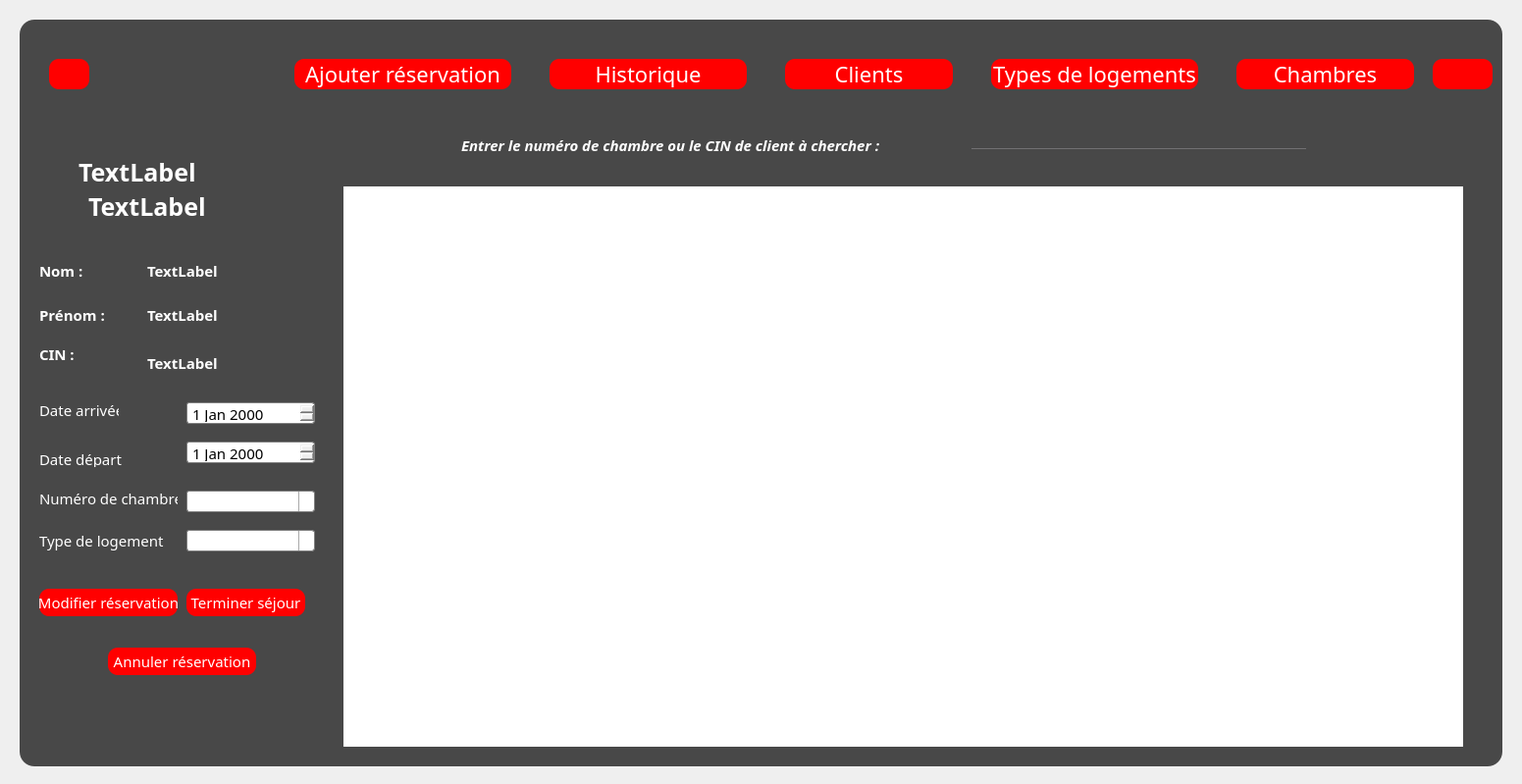
<?xml version="1.0" encoding="UTF-8"?>
<ui version="4.0">
 <class>ReservationsEnCours</class>
 <widget class="QDialog" name="ReservationsEnCours">
  <property name="enabled">
   <bool>true</bool>
  </property>
  <property name="geometry">
   <rect>
    <x>0</x>
    <y>0</y>
    <width>1551</width>
    <height>799</height>
   </rect>
  </property>
  <property name="windowTitle">
   <string> Hotel</string>
  </property>
  <property name="windowIcon">
   <iconset resource="image.qrc">
    <normaloff>:/projetimages/projetimages/e.png</normaloff>:/projetimages/projetimages/e.png</iconset>
  </property>
  <property name="styleSheet">
   <string notr="true">QTableView {
    selection-background-color:red;
border-radius:15px;
}
QDateEdit {
    border: 1px solid gray;
    border-radius: 3px;
    padding: 1px 18px 1px 3px;
    min-width: 6em;
}
QComboBox {
    border: 1px solid gray;
    border-radius: 3px;
    padding: 1px 18px 1px 3px;
    min-width: 6em;
}
QComboBox:editable {
    background: white;
}

QComboBox:!editable, QComboBox::drop-down:editable {
     background: qlineargradient(x1: 0, y1: 0, x2: 0, y2: 1,
                                 stop: 0 #E1E1E1, stop: 0.4 #DDDDDD,
                                 stop: 0.5 #D8D8D8, stop: 1.0 #D3D3D3);
}

QComboBox:!editable:on, QComboBox::drop-down:editable:on {
    background: qlineargradient(x1: 0, y1: 0, x2: 0, y2: 1,
                                stop: 0 #D3D3D3, stop: 0.4 #D8D8D8,
                                stop: 0.5 #DDDDDD, stop: 1.0 #E1E1E1);
}

QComboBox:on { /* shift the text when the popup opens */
    padding-top: 3px;
    padding-left: 4px;
}

QComboBox::drop-down {
    subcontrol-origin: padding;
    subcontrol-position: top right;
    width: 15px;

    border-left-width: 1px;
    border-left-color: darkgray;
    border-left-style: solid; /* just a single line */
    border-top-right-radius: 3px; /* same radius as the QComboBox */
    border-bottom-right-radius: 3px;
}

QComboBox::down-arrow {
    image: url(/usr/share/icons/crystalsvg/16x16/actions/1downarrow.png);
}

QComboBox::down-arrow:on { /* shift the arrow when popup is open */
    top: 1px;
    left: 1px;
}
QDialog#ReservationsEnCours
{
		background-image: url(:/projetimages/projetimages/a.jpg);

}
*{
font-family:centry gothlic ;
font-size:15px;
}
#widget
{

	background:rgba(0,0,0,0.7);
border-radius:15px;
}
 QPushButton#pushButton
 {
     background-color: red;

     border-radius:50px;
	  width:100px;

 }

QPushButton
 {
     background-color: red;

     border-radius: 10px;
font-size:22px;


 }

QPushButton#modifierreservation_btn
 {
     background-color: red;

     border-radius: 10px;
font-size:15px;


 }
QPushButton#annulerreservation_btn
 {
     background-color: red;

     border-radius: 10px;
font-size:15px;


 }

QPushButton#terminersejour_btn
 {
     background-color: red;

     border-radius: 10px;
font-size:15px;


 }
QToolButton#toolButton
{
backgroun:red;
border-radius:60px;
}
#label
{
color:white;
background:transparent;

}
#label_2
{
color:white;
background:transparent;

}
#cinresencours{
color:white;
background:transparent;
font:bold;


}
#label_3
{
color:white;
background:transparent;

}
#label_4
{
color:white;
background:transparent;

}
#label_5
{
color:white;
background:transparent;

}
#label_6
{
font-size:25px;

color:white;
background:transparent;

}
#label_7
{
font-size:25px;

color:white;
background:transparent;

}
#Nom
{
color:white;
background:transparent;

}

#nomresencours{
color:white;
background:transparent;
font:bold;


}
#prenomresencours{
color:white;
background:transparent;
font:bold;



}

#label_8
{
color:white;
background:transparent;
font:bold;


}#label_9
{
color:white;
background:transparent;
font:bold;


}#label_10
{
color:white;
background:transparent;
font:bold;


}



QPushButton
{
color:white;

border-raduis:15px;
}



QPushButton#annulerreservation_btn:hover{
color: white;
border-radius:15px;
background:rgb(255, 85, 127);
}


QPushButton#modifierreservation_btn:hover{
color: white;
border-radius:15px;
background:rgb(255, 85, 127);
}


QPushButton#terminersejour_btn:hover{
color: white;
border-radius:15px;
background:rgb(255, 85, 127);
}


QPushButton:hover
{
color: white;
border-radius:15px;
background:rgb(255, 85, 127);
}
QLineEdit#cher_ch_cin1_txt
{
background:transparent;
border:none;
color:#717072;
border-bottom:1px solid #717072;
}</string>
  </property>
  <widget class="QWidget" name="widget" native="true">
   <property name="geometry">
    <rect>
     <x>20</x>
     <y>20</y>
     <width>1511</width>
     <height>761</height>
    </rect>
   </property>
   <widget class="QLineEdit" name="cher_ch_cin1_txt">
    <property name="geometry">
     <rect>
      <x>970</x>
      <y>110</y>
      <width>341</width>
      <height>22</height>
     </rect>
    </property>
   </widget>
   <widget class="QComboBox" name="typelogement_cb">
    <property name="geometry">
     <rect>
      <x>170</x>
      <y>520</y>
      <width>131</width>
      <height>22</height>
     </rect>
    </property>
   </widget>
   <widget class="QPushButton" name="Compteutili_btn">
    <property name="geometry">
     <rect>
      <x>30</x>
      <y>40</y>
      <width>41</width>
      <height>31</height>
     </rect>
    </property>
    <property name="focusPolicy">
     <enum>Qt::NoFocus</enum>
    </property>
    <property name="text">
     <string/>
    </property>
    <property name="icon">
     <iconset resource="image.qrc">
      <normaloff>:/projetimages/projetimages/aaa.png</normaloff>:/projetimages/projetimages/aaa.png</iconset>
    </property>
   </widget>
   <widget class="QTableView" name="tableView">
    <property name="geometry">
     <rect>
      <x>330</x>
      <y>170</y>
      <width>1141</width>
      <height>571</height>
     </rect>
    </property>
   </widget>
   <widget class="QPushButton" name="modifierreservation_btn">
    <property name="geometry">
     <rect>
      <x>20</x>
      <y>580</y>
      <width>141</width>
      <height>28</height>
     </rect>
    </property>
    <property name="focusPolicy">
     <enum>Qt::NoFocus</enum>
    </property>
    <property name="text">
     <string>Modifier réservation</string>
    </property>
   </widget>
   <widget class="QPushButton" name="annulerreservation_btn">
    <property name="geometry">
     <rect>
      <x>90</x>
      <y>640</y>
      <width>151</width>
      <height>28</height>
     </rect>
    </property>
    <property name="focusPolicy">
     <enum>Qt::NoFocus</enum>
    </property>
    <property name="text">
     <string>Annuler réservation</string>
    </property>
   </widget>
   <widget class="QComboBox" name="numchambre_cb">
    <property name="geometry">
     <rect>
      <x>170</x>
      <y>480</y>
      <width>131</width>
      <height>22</height>
     </rect>
    </property>
   </widget>
   <widget class="QPushButton" name="historique_btn">
    <property name="geometry">
     <rect>
      <x>540</x>
      <y>40</y>
      <width>201</width>
      <height>31</height>
     </rect>
    </property>
    <property name="focusPolicy">
     <enum>Qt::NoFocus</enum>
    </property>
    <property name="text">
     <string>Historique</string>
    </property>
   </widget>
   <widget class="QLabel" name="label_5">
    <property name="geometry">
     <rect>
      <x>450</x>
      <y>120</y>
      <width>491</width>
      <height>16</height>
     </rect>
    </property>
    <property name="font">
     <font>
      <family>centry gothlic</family>
      <pointsize>-1</pointsize>
      <weight>75</weight>
      <italic>true</italic>
      <bold>true</bold>
     </font>
    </property>
    <property name="text">
     <string>Entrer le numéro de chambre ou le CIN de client à chercher :</string>
    </property>
   </widget>
   <widget class="QPushButton" name="terminersejour_btn">
    <property name="geometry">
     <rect>
      <x>170</x>
      <y>580</y>
      <width>121</width>
      <height>28</height>
     </rect>
    </property>
    <property name="focusPolicy">
     <enum>Qt::NoFocus</enum>
    </property>
    <property name="text">
     <string>Terminer séjour</string>
    </property>
   </widget>
   <widget class="QDateEdit" name="datearrivee_edit">
    <property name="geometry">
     <rect>
      <x>170</x>
      <y>390</y>
      <width>131</width>
      <height>22</height>
     </rect>
    </property>
   </widget>
   <widget class="QDateEdit" name="datedepart_edit">
    <property name="geometry">
     <rect>
      <x>170</x>
      <y>430</y>
      <width>131</width>
      <height>22</height>
     </rect>
    </property>
   </widget>
   <widget class="QPushButton" name="client_btn">
    <property name="geometry">
     <rect>
      <x>780</x>
      <y>40</y>
      <width>171</width>
      <height>31</height>
     </rect>
    </property>
    <property name="focusPolicy">
     <enum>Qt::NoFocus</enum>
    </property>
    <property name="text">
     <string>Clients</string>
    </property>
   </widget>
   <widget class="QPushButton" name="chambreutil_btn">
    <property name="geometry">
     <rect>
      <x>1240</x>
      <y>40</y>
      <width>181</width>
      <height>31</height>
     </rect>
    </property>
    <property name="focusPolicy">
     <enum>Qt::NoFocus</enum>
    </property>
    <property name="text">
     <string>Chambres</string>
    </property>
   </widget>
   <widget class="QPushButton" name="ajouterreservation_btn">
    <property name="geometry">
     <rect>
      <x>280</x>
      <y>40</y>
      <width>221</width>
      <height>31</height>
     </rect>
    </property>
    <property name="focusPolicy">
     <enum>Qt::NoFocus</enum>
    </property>
    <property name="text">
     <string>Ajouter réservation</string>
    </property>
   </widget>
   <widget class="QPushButton" name="typelogutil_btn">
    <property name="geometry">
     <rect>
      <x>990</x>
      <y>40</y>
      <width>211</width>
      <height>31</height>
     </rect>
    </property>
    <property name="focusPolicy">
     <enum>Qt::NoFocus</enum>
    </property>
    <property name="text">
     <string>Types de logements</string>
    </property>
   </widget>
   <widget class="QLabel" name="Nom">
    <property name="geometry">
     <rect>
      <x>80</x>
      <y>40</y>
      <width>181</width>
      <height>31</height>
     </rect>
    </property>
    <property name="font">
     <font>
      <family>centry gothlic</family>
      <pointsize>-1</pointsize>
      <weight>75</weight>
      <bold>true</bold>
     </font>
    </property>
    <property name="text">
     <string/>
    </property>
   </widget>
   <widget class="QLabel" name="label_4">
    <property name="geometry">
     <rect>
      <x>20</x>
      <y>520</y>
      <width>131</width>
      <height>21</height>
     </rect>
    </property>
    <property name="text">
     <string>Type de logement</string>
    </property>
   </widget>
   <widget class="QLabel" name="label_2">
    <property name="geometry">
     <rect>
      <x>20</x>
      <y>440</y>
      <width>101</width>
      <height>16</height>
     </rect>
    </property>
    <property name="text">
     <string>Date départ</string>
    </property>
   </widget>
   <widget class="QLabel" name="label_3">
    <property name="geometry">
     <rect>
      <x>20</x>
      <y>480</y>
      <width>141</width>
      <height>16</height>
     </rect>
    </property>
    <property name="text">
     <string>Numéro de chambre</string>
    </property>
   </widget>
   <widget class="QLabel" name="label">
    <property name="geometry">
     <rect>
      <x>20</x>
      <y>390</y>
      <width>81</width>
      <height>16</height>
     </rect>
    </property>
    <property name="text">
     <string>Date arrivée</string>
    </property>
   </widget>
   <widget class="QLabel" name="label_6">
    <property name="geometry">
     <rect>
      <x>60</x>
      <y>140</y>
      <width>251</width>
      <height>31</height>
     </rect>
    </property>
    <property name="font">
     <font>
      <family>centry gothlic</family>
      <pointsize>-1</pointsize>
      <weight>75</weight>
      <bold>true</bold>
     </font>
    </property>
    <property name="text">
     <string>TextLabel</string>
    </property>
   </widget>
   <widget class="QLabel" name="label_7">
    <property name="geometry">
     <rect>
      <x>70</x>
      <y>170</y>
      <width>201</width>
      <height>41</height>
     </rect>
    </property>
    <property name="font">
     <font>
      <family>centry gothlic</family>
      <pointsize>-1</pointsize>
      <weight>75</weight>
      <bold>true</bold>
     </font>
    </property>
    <property name="text">
     <string>TextLabel</string>
    </property>
   </widget>
   <widget class="QPushButton" name="quitterutil_btn">
    <property name="geometry">
     <rect>
      <x>1440</x>
      <y>40</y>
      <width>61</width>
      <height>31</height>
     </rect>
    </property>
    <property name="focusPolicy">
     <enum>Qt::NoFocus</enum>
    </property>
    <property name="text">
     <string/>
    </property>
    <property name="icon">
     <iconset resource="image.qrc">
      <normaloff>:/projetimages/projetimages/aa.png</normaloff>:/projetimages/projetimages/aa.png</iconset>
    </property>
    <property name="autoDefault">
     <bool>true</bool>
    </property>
    <property name="flat">
     <bool>false</bool>
    </property>
   </widget>
   <widget class="QLabel" name="label_8">
    <property name="geometry">
     <rect>
      <x>20</x>
      <y>330</y>
      <width>61</width>
      <height>21</height>
     </rect>
    </property>
    <property name="text">
     <string>CIN :</string>
    </property>
   </widget>
   <widget class="QLabel" name="nomresencours">
    <property name="geometry">
     <rect>
      <x>130</x>
      <y>240</y>
      <width>151</width>
      <height>31</height>
     </rect>
    </property>
    <property name="text">
     <string>TextLabel</string>
    </property>
   </widget>
   <widget class="QLabel" name="prenomresencours">
    <property name="geometry">
     <rect>
      <x>130</x>
      <y>290</y>
      <width>151</width>
      <height>21</height>
     </rect>
    </property>
    <property name="text">
     <string>TextLabel</string>
    </property>
   </widget>
   <widget class="QLabel" name="cinresencours">
    <property name="geometry">
     <rect>
      <x>130</x>
      <y>340</y>
      <width>161</width>
      <height>20</height>
     </rect>
    </property>
    <property name="text">
     <string>TextLabel</string>
    </property>
   </widget>
   <widget class="QLabel" name="label_9">
    <property name="geometry">
     <rect>
      <x>20</x>
      <y>240</y>
      <width>61</width>
      <height>31</height>
     </rect>
    </property>
    <property name="text">
     <string>Nom :</string>
    </property>
   </widget>
   <widget class="QLabel" name="label_10">
    <property name="geometry">
     <rect>
      <x>20</x>
      <y>290</y>
      <width>71</width>
      <height>21</height>
     </rect>
    </property>
    <property name="text">
     <string>Prénom :</string>
    </property>
   </widget>
  </widget>
 </widget>
 <resources>
  <include location="image.qrc"/>
 </resources>
 <connections/>
</ui>
